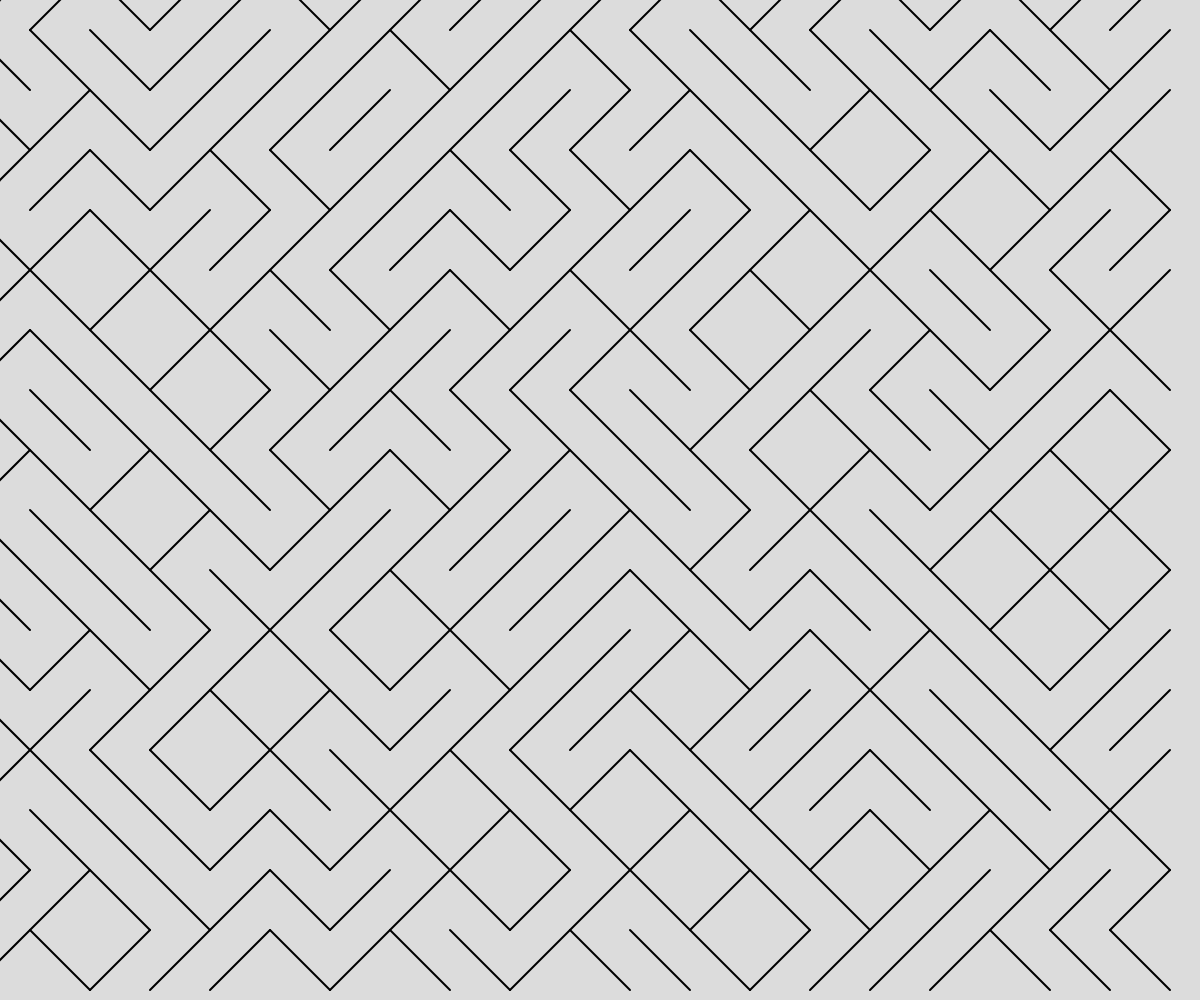
Frame 1 (no input)
Frame 60 (no input): identical to frame 1, image omitted
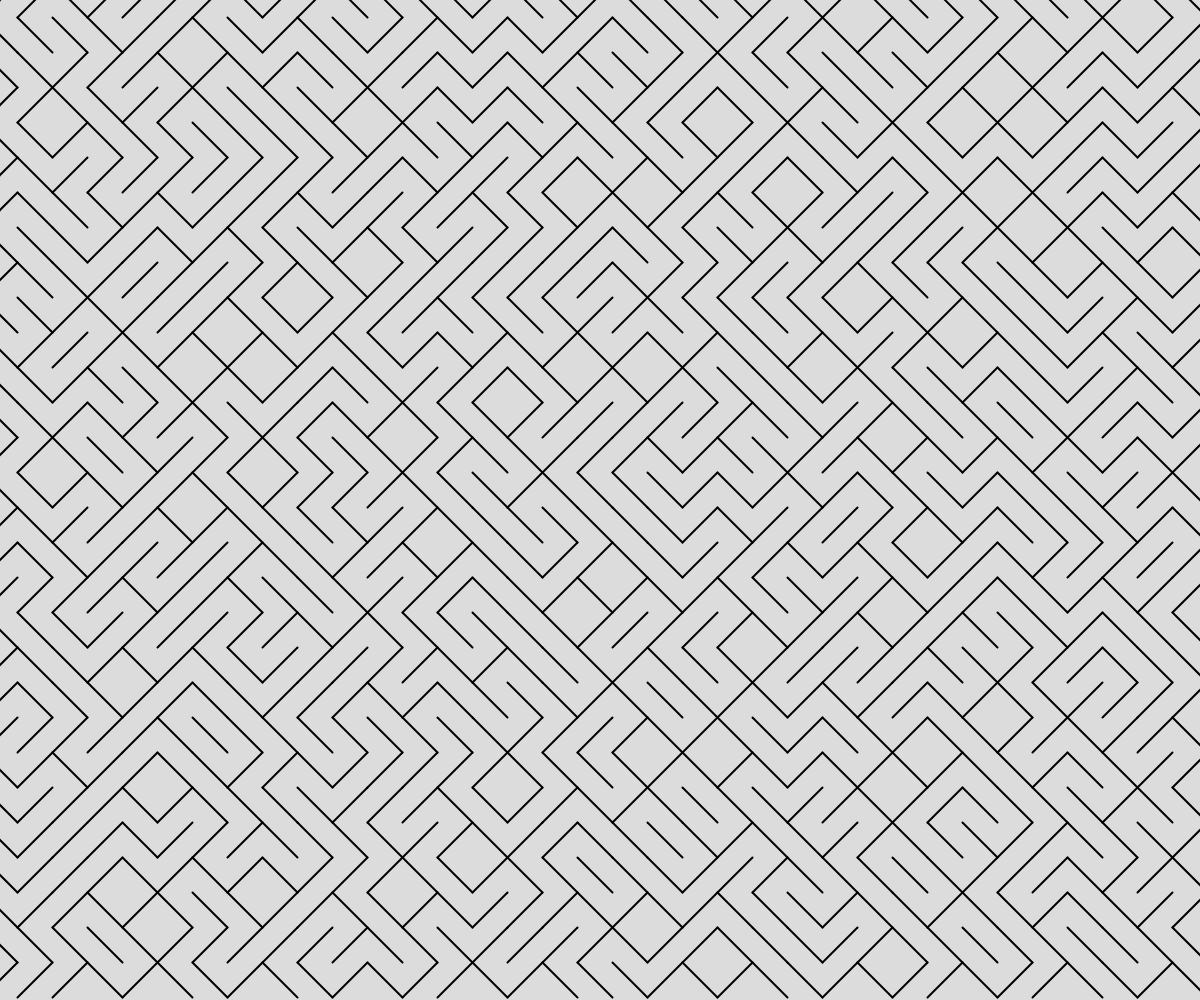
Frame 120 (the mouse pressed at the canvas centre since frame 60)

The p5.js sketch that drew these frames (run headless with seeded random() and noise() and a simulated clock; from frame 60 on, the mouse is pressed at the canvas centre):

// p5.js sketch
// ── sketch.js
// Generative Art 1: Diagonal Line Tiling
// Assiya Boulfiza
// March 21, 2024
// Making art using diagonal lines

let gridSpacing = 40;

function setup() {
  createCanvas(windowWidth, windowHeight);
  //background(220);
  strokeWeight(2);
  //drawLines();
}

function draw() {
  randomSeed(1000000000);
  gridSpacing = map(mouseX, 0 , width, 60, 10);
  background(220);
  drawLines();
}

function diagonalAsc(x, y, s){
  //dra an ascending line at (x, y)
  //with a grid spacing of s  
  line(x-s/2, y+s/2, x+s/2, y-s/2);
}

function diagonalDesc(x, y, s){
  line(x+s/2, y+s/2, x-s/2, y-s/2);
}

function drawLines(){
  //create diagonal lines on a grid
  for(x = 0; x < width; x += gridSpacing){
    for(y = 0; y < height; y += gridSpacing){
      let choice = int(random(2));
      if(choice === 0){
        diagonalDesc(x, y, gridSpacing);
      }
      else{
        diagonalAsc(x, y, gridSpacing);
      }
      
    }
  }
}
